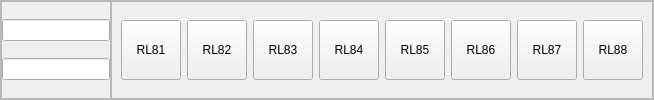
          <widget class="QFrame" name="row8">
           <property name="frameShape">
            <enum>QFrame::StyledPanel</enum>
           </property>
           <property name="frameShadow">
            <enum>QFrame::Raised</enum>
           </property>
           <layout class="QHBoxLayout" name="horizontalLayout_18">
            <property name="spacing">
             <number>0</number>
            </property>
            <property name="leftMargin">
             <number>0</number>
            </property>
            <property name="topMargin">
             <number>0</number>
            </property>
            <property name="rightMargin">
             <number>0</number>
            </property>
            <property name="bottomMargin">
             <number>0</number>
            </property>
            <item>
             <widget class="QFrame" name="row8Frame">
              <property name="minimumSize">
               <size>
                <width>0</width>
                <height>0</height>
               </size>
              </property>
              <property name="maximumSize">
               <size>
                <width>120</width>
                <height>16777215</height>
               </size>
              </property>
              <property name="frameShape">
               <enum>QFrame::StyledPanel</enum>
              </property>
              <property name="frameShadow">
               <enum>QFrame::Raised</enum>
              </property>
              <layout class="QVBoxLayout" name="row8FrameverticalLayout">
               <property name="spacing">
                <number>0</number>
               </property>
               <property name="leftMargin">
                <number>0</number>
               </property>
               <property name="topMargin">
                <number>0</number>
               </property>
               <property name="rightMargin">
                <number>0</number>
               </property>
               <property name="bottomMargin">
                <number>0</number>
               </property>
               <item>
                <widget class="QLineEdit" name="row8HlineEdit"/>
               </item>
               <item>
                <widget class="QLineEdit" name="row8LlineEdit"/>
               </item>
              </layout>
             </widget>
            </item>
            <item>
             <widget class="QFrame" name="row8ButtonsFrame">
              <property name="frameShape">
               <enum>QFrame::StyledPanel</enum>
              </property>
              <property name="frameShadow">
               <enum>QFrame::Raised</enum>
              </property>
              <layout class="QHBoxLayout" name="row8ButtonsFramehorizontalLayout">
               <item>
                <widget class="QPushButton" name="RL81">
                 <property name="minimumSize">
                  <size>
                   <width>60</width>
                   <height>50</height>
                  </size>
                 </property>
                 <property name="maximumSize">
                  <size>
                   <width>60</width>
                   <height>60</height>
                  </size>
                 </property>
                 <property name="text">
                  <string>RL81</string>
                 </property>
                 <property name="checkable">
                  <bool>true</bool>
                 </property>
                </widget>
               </item>
               <item>
                <widget class="QPushButton" name="RL82">
                 <property name="minimumSize">
                  <size>
                   <width>60</width>
                   <height>50</height>
                  </size>
                 </property>
                 <property name="maximumSize">
                  <size>
                   <width>60</width>
                   <height>60</height>
                  </size>
                 </property>
                 <property name="text">
                  <string>RL82</string>
                 </property>
                 <property name="checkable">
                  <bool>true</bool>
                 </property>
                </widget>
               </item>
               <item>
                <widget class="QPushButton" name="RL83">
                 <property name="minimumSize">
                  <size>
                   <width>60</width>
                   <height>50</height>
                  </size>
                 </property>
                 <property name="maximumSize">
                  <size>
                   <width>60</width>
                   <height>60</height>
                  </size>
                 </property>
                 <property name="text">
                  <string>RL83</string>
                 </property>
                 <property name="checkable">
                  <bool>true</bool>
                 </property>
                </widget>
               </item>
               <item>
                <widget class="QPushButton" name="RL84">
                 <property name="minimumSize">
                  <size>
                   <width>60</width>
                   <height>50</height>
                  </size>
                 </property>
                 <property name="maximumSize">
                  <size>
                   <width>60</width>
                   <height>60</height>
                  </size>
                 </property>
                 <property name="text">
                  <string>RL84</string>
                 </property>
                 <property name="checkable">
                  <bool>true</bool>
                 </property>
                </widget>
               </item>
               <item>
                <widget class="QPushButton" name="RL85">
                 <property name="minimumSize">
                  <size>
                   <width>60</width>
                   <height>50</height>
                  </size>
                 </property>
                 <property name="maximumSize">
                  <size>
                   <width>60</width>
                   <height>60</height>
                  </size>
                 </property>
                 <property name="text">
                  <string>RL85</string>
                 </property>
                 <property name="checkable">
                  <bool>true</bool>
                 </property>
                </widget>
               </item>
               <item>
                <widget class="QPushButton" name="RL86">
                 <property name="minimumSize">
                  <size>
                   <width>60</width>
                   <height>50</height>
                  </size>
                 </property>
                 <property name="maximumSize">
                  <size>
                   <width>60</width>
                   <height>60</height>
                  </size>
                 </property>
                 <property name="text">
                  <string>RL86</string>
                 </property>
                 <property name="checkable">
                  <bool>true</bool>
                 </property>
                </widget>
               </item>
               <item>
                <widget class="QPushButton" name="RL87">
                 <property name="minimumSize">
                  <size>
                   <width>60</width>
                   <height>50</height>
                  </size>
                 </property>
                 <property name="maximumSize">
                  <size>
                   <width>60</width>
                   <height>60</height>
                  </size>
                 </property>
                 <property name="text">
                  <string>RL87</string>
                 </property>
                 <property name="checkable">
                  <bool>true</bool>
                 </property>
                </widget>
               </item>
               <item>
                <widget class="QPushButton" name="RL88">
                 <property name="minimumSize">
                  <size>
                   <width>60</width>
                   <height>50</height>
                  </size>
                 </property>
                 <property name="maximumSize">
                  <size>
                   <width>60</width>
                   <height>60</height>
                  </size>
                 </property>
                 <property name="text">
                  <string>RL88</string>
                 </property>
                 <property name="checkable">
                  <bool>true</bool>
                 </property>
                </widget>
               </item>
              </layout>
             </widget>
            </item>
           </layout>
          </widget>
